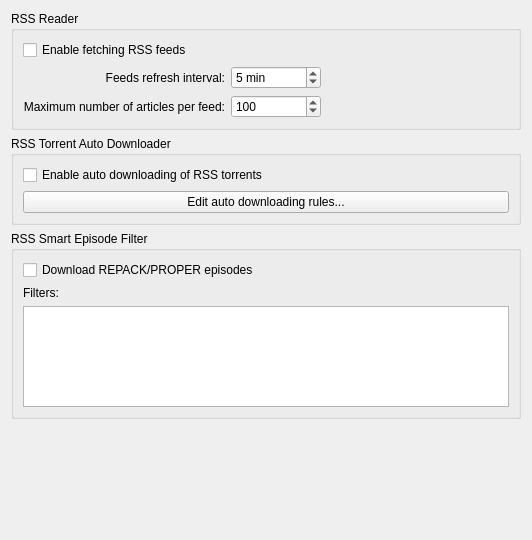
          <widget class="QWidget" name="scrollAreaWidgetContents_5">
           <property name="geometry">
            <rect>
             <x>0</x>
             <y>0</y>
             <width>532</width>
             <height>540</height>
            </rect>
           </property>
           <layout class="QVBoxLayout" name="verticalLayout_27">
            <item>
             <widget class="QGroupBox" name="groupRSSReader">
              <property name="title">
               <string>RSS Reader</string>
              </property>
              <layout class="QVBoxLayout" name="verticalLayout_26">
               <item>
                <widget class="QCheckBox" name="checkRSSEnable">
                 <property name="text">
                  <string>Enable fetching RSS feeds</string>
                 </property>
                </widget>
               </item>
               <item>
                <layout class="QGridLayout" name="gridLayout_5">
                 <item row="0" column="0">
                  <widget class="QLabel" name="label_111">
                   <property name="text">
                    <string>Feeds refresh interval:</string>
                   </property>
                   <property name="alignment">
                    <set>Qt::AlignRight|Qt::AlignTrailing|Qt::AlignVCenter</set>
                   </property>
                  </widget>
                 </item>
                 <item row="1" column="0">
                  <widget class="QLabel" name="label_12">
                   <property name="text">
                    <string>Maximum number of articles per feed:</string>
                   </property>
                   <property name="alignment">
                    <set>Qt::AlignRight|Qt::AlignTrailing|Qt::AlignVCenter</set>
                   </property>
                  </widget>
                 </item>
                 <item row="0" column="1">
                  <widget class="QSpinBox" name="spinRSSRefreshInterval">
                   <property name="suffix">
                    <string> min</string>
                   </property>
                   <property name="minimum">
                    <number>1</number>
                   </property>
                   <property name="maximum">
                    <number>999999</number>
                   </property>
                   <property name="value">
                    <number>5</number>
                   </property>
                  </widget>
                 </item>
                 <item row="1" column="1">
                  <widget class="QSpinBox" name="spinRSSMaxArticlesPerFeed">
                   <property name="maximum">
                    <number>9999</number>
                   </property>
                   <property name="value">
                    <number>100</number>
                   </property>
                  </widget>
                 </item>
                 <item row="1" column="2">
                  <spacer name="horizontalSpacer_6">
                   <property name="orientation">
                    <enum>Qt::Horizontal</enum>
                   </property>
                   <property name="sizeHint" stdset="0">
                    <size>
                     <width>40</width>
                     <height>20</height>
                    </size>
                   </property>
                  </spacer>
                 </item>
                </layout>
               </item>
              </layout>
             </widget>
            </item>
            <item>
             <widget class="QGroupBox" name="groupRSSAutoDownloader">
              <property name="title">
               <string>RSS Torrent Auto Downloader</string>
              </property>
              <layout class="QVBoxLayout" name="verticalLayout_21">
               <item>
                <widget class="QCheckBox" name="checkRSSAutoDownloaderEnable">
                 <property name="text">
                  <string>Enable auto downloading of RSS torrents</string>
                 </property>
                </widget>
               </item>
               <item>
                <widget class="QPushButton" name="btnEditRules">
                 <property name="text">
                  <string>Edit auto downloading rules...</string>
                 </property>
                </widget>
               </item>
              </layout>
             </widget>
            </item>
            <item>
             <widget class="QGroupBox" name="groupRSSSmartEpisodeFilter">
              <property name="title">
               <string>RSS Smart Episode Filter</string>
              </property>
              <layout class="QVBoxLayout" name="verticalLayout_31">
               <item>
                <widget class="QCheckBox" name="checkSmartFilterDownloadRepacks">
                 <property name="text">
                  <string>Download REPACK/PROPER episodes</string>
                 </property>
                </widget>
               </item>
               <item>
                <widget class="QLabel" name="label_5">
                 <property name="text">
                  <string>Filters:</string>
                 </property>
                </widget>
               </item>
               <item>
                <widget class="QPlainTextEdit" name="textSmartEpisodeFilters"/>
               </item>
              </layout>
             </widget>
            </item>
            <item>
             <spacer name="verticalSpacer_5">
              <property name="orientation">
               <enum>Qt::Vertical</enum>
              </property>
              <property name="sizeHint" stdset="0">
               <size>
                <width>20</width>
                <height>200</height>
               </size>
              </property>
             </spacer>
            </item>
           </layout>
          </widget>
